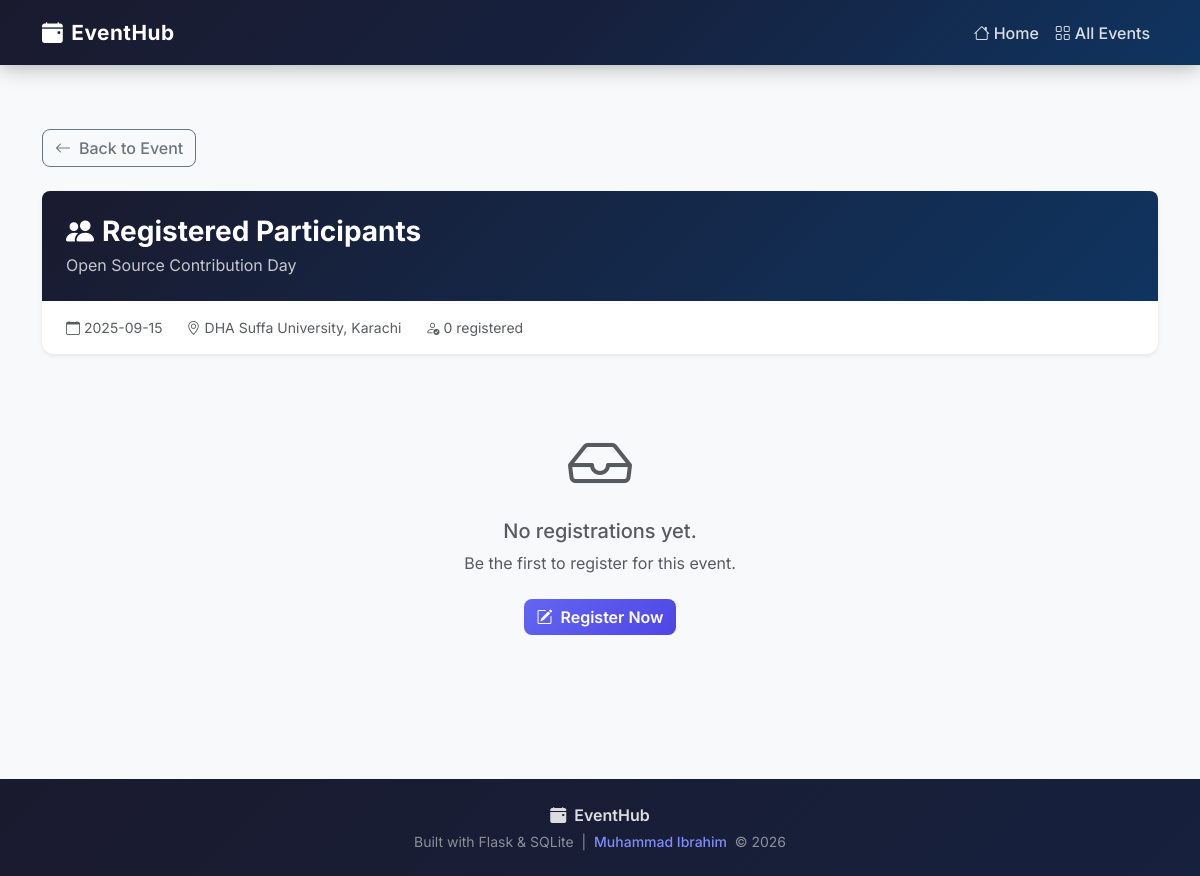
Screenshot of /events/4/registrations with the database file from the repository.
### tables this page shows
CREATE TABLE events (
        id          INTEGER PRIMARY KEY AUTOINCREMENT,
        title       TEXT    NOT NULL,
        description TEXT    NOT NULL,
        date        TEXT    NOT NULL,
        venue       TEXT    NOT NULL
    );

### app.py (the view)
@app.route('/events/<int:event_id>/registrations')
def view_registrations(event_id):
    conn = get_db()
    cursor = conn.cursor()
    cursor.execute('SELECT * FROM events WHERE id = ?', (event_id,))
    event = cursor.fetchone()
    if event is None:
        conn.close()
        return render_template('404.html'), 404
    cursor.execute(
        'SELECT * FROM registrations WHERE event_id = ? ORDER BY id ASC',
        (event_id,)
    )
    registrations = cursor.fetchall()
    conn.close()
    return render_template('registrations.html', event=event, registrations=registrations)

### app.py (called while the page is built)
def get_db():
    conn = sqlite3.connect(DATABASE)
    conn.row_factory = sqlite3.Row
    return conn

### templates/registrations.html (shortened to what this page needs)
{% extends 'base.html' %}
{% block content %}
<div class="container py-5">
    <a href="{{ url_for('event_detail', event_id=event['id']) }}"
       class="btn btn-outline-secondary mb-4">
        <i class="bi bi-arrow-left me-2"></i>Back to Event
    </a>
    <div class="card shadow-sm border-0 mb-4">
        <div class="detail-header p-4 text-white">
            <h3 class="fw-bold mb-1">
                <i class="bi bi-people-fill me-2"></i>Registered Participants
            </h3>
            <p class="mb-0 opacity-75">{{ event['title'] }}</p>
        </div>
        <div class="card-body px-4 py-3">
            <div class="d-flex gap-4 text-muted small">
                <span><i class="bi bi-calendar me-1"></i>{{ event['date'] }}</span>
                <span><i class="bi bi-geo-alt me-1"></i>{{ event['venue'] }}</span>
                <span><i class="bi bi-person-check me-1"></i>{{ registrations|length }} registered</span>
            </div>
        </div>
    </div>
    {% if registrations %}
        <div class="card shadow-sm border-0">
            <div class="card-body p-0">
                <div class="table-responsive">
                    <table class="table table-hover mb-0">
                        <thead class="table-light">
                            <tr>
                                <th class="ps-4 py-3">#</th>
                                <th class="py-3">Name</th>
                                <th class="py-3">Email</th>
                                <th class="py-3 text-end pe-4">Action</th>
                            </tr>
                        </thead>
                        <tbody>
                            {% for registration in registrations %}
                            <tr>
                                <td class="ps-4 py-3 text-muted">{{ loop.index }}</td>
                                <td class="py-3 fw-semibold">
                                    <i class="bi bi-person-circle me-2 text-primary"></i>
                                    {{ registration['student_name'] }}
                                </td>
                                <td class="py-3 text-muted">{{ registration['email'] }}</td>
                                <td class="py-3 text-end pe-4">
                                    <form
                                        action="{{ url_for('cancel_registration', registration_id=registration['id']) }}"
                                        method="POST"
                                        onsubmit="return confirm('Cancel this registration? This cannot be undone.');"
                                        style="display: inline;"
                                    >
                                        <button type="submit" class="btn btn-sm btn-outline-danger">
                                            <i class="bi bi-x-circle me-1"></i>Cancel
                                        </button>
                                    </form>
                                </td>
                            </tr>
                            {% endfor %}
                        </tbody>
                    </table>
                </div>
            </div>
        </div>
    {% else %}
        <div class="text-center py-5">
            <i class="bi bi-inbox display-3 text-muted"></i>
            <h5 class="mt-3 text-muted">No registrations yet.</h5>
            <p class="text-muted">Be the first to register for this event.</p>
            <a href="{{ url_for('event_detail', event_id=event['id']) }}"
               class="btn btn-primary mt-2">
                <i class="bi bi-pencil-square me-2"></i>Register Now
            </a>
        </div>
    {% endif %}
</div>
{% endblock %}

### static/style.css (style rules this page uses)
body { font-family: 'Inter', sans-serif; background-color: #f8f9fa; color: #212529; }
.detail-header { background: linear-gradient(135deg, #1a1a2e 0%, #0f3460 100%); border-radius: 0.5rem 0.5rem 0 0; }
.btn-primary { background: linear-gradient(135deg, #6366f1, #4f46e5); border: none; border-radius: 8px; font-weight: 600; transition: all 0.2s; }
.btn-outline-secondary { border-radius: 8px; font-weight: 500; }
.card { border-radius: 12px; }

### rows the page displays
events: title "Open Source Contribution Day", date "2025-09-15", venue "DHA Suffa University, Karachi"

### other values shown
{{ registrations|length }} "0"
